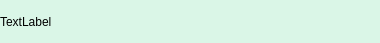
<?xml version="1.0" encoding="UTF-8"?>
<ui version="4.0">
 <class>FriendLabel</class>
 <widget class="QWidget" name="FriendLabel">
  <property name="geometry">
   <rect>
    <x>0</x>
    <y>0</y>
    <width>380</width>
    <height>43</height>
   </rect>
  </property>
  <property name="minimumSize">
   <size>
    <width>0</width>
    <height>43</height>
   </size>
  </property>
  <property name="maximumSize">
   <size>
    <width>16777215</width>
    <height>43</height>
   </size>
  </property>
  <property name="windowTitle">
   <string>Form</string>
  </property>
  <property name="styleSheet">
   <string notr="true">#FriendLabel{
	background: #daf6e7;
	color:#48bf56;
	border-radius: 10px;
}</string>
  </property>
  <layout class="QHBoxLayout" name="horizontalLayout">
   <property name="spacing">
    <number>0</number>
   </property>
   <property name="leftMargin">
    <number>0</number>
   </property>
   <property name="topMargin">
    <number>0</number>
   </property>
   <property name="rightMargin">
    <number>0</number>
   </property>
   <property name="bottomMargin">
    <number>0</number>
   </property>
   <item>
    <widget class="QLabel" name="tip_lb">
     <property name="text">
      <string>TextLabel</string>
     </property>
    </widget>
   </item>
   <item>
    <widget class="QWidget" name="close_wid" native="true">
     <property name="minimumSize">
      <size>
       <width>25</width>
       <height>25</height>
      </size>
     </property>
     <property name="maximumSize">
      <size>
       <width>25</width>
       <height>25</height>
      </size>
     </property>
     <layout class="QHBoxLayout" name="horizontalLayout_2">
      <property name="spacing">
       <number>0</number>
      </property>
      <property name="leftMargin">
       <number>0</number>
      </property>
      <property name="topMargin">
       <number>0</number>
      </property>
      <property name="rightMargin">
       <number>0</number>
      </property>
      <property name="bottomMargin">
       <number>0</number>
      </property>
      <item>
       <widget class="ClickedLabel" name="close_lb">
        <property name="minimumSize">
         <size>
          <width>15</width>
          <height>15</height>
         </size>
        </property>
        <property name="maximumSize">
         <size>
          <width>15</width>
          <height>15</height>
         </size>
        </property>
        <property name="styleSheet">
         <string notr="true">border-image:url(:/res/tipclose.png)</string>
        </property>
        <property name="text">
         <string/>
        </property>
       </widget>
      </item>
     </layout>
    </widget>
   </item>
  </layout>
 </widget>
 <customwidgets>
  <customwidget>
   <class>ClickedLabel</class>
   <extends>QLabel</extends>
   <header location="global">clickedlabel.h</header>
  </customwidget>
 </customwidgets>
 <resources/>
 <connections/>
</ui>
